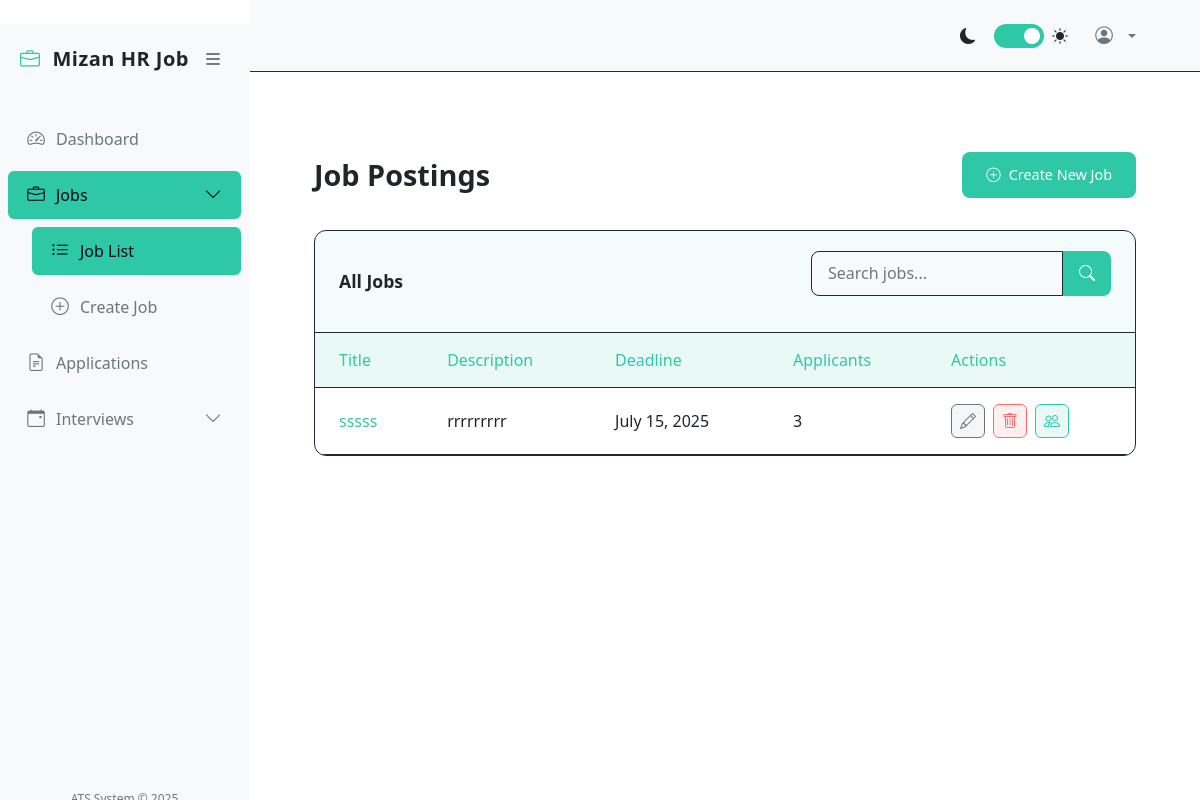
The app's page /jobs/ (signed in) with its own data.
### jobs/models.py (models this page shows, shortened)
class Job(models.Model):
    title = models.CharField(max_length=255)
    description = models.TextField()
    deadline = models.DateField()

### jobs/views.py (the view)
    def wrapper(request, *args, **kwargs):
        if not request.session.get('admin_logged_in'):
            return redirect('jobs:admin_login')
        return view_func(request, *args, **kwargs)

### jobs/views.py (called while the page is built)
def admin_required(view_func):
    def wrapper(request, *args, **kwargs):
        if not request.session.get('admin_logged_in'):
            return redirect('jobs:admin_login')
        return view_func(request, *args, **kwargs)
    return wrapper

@admin_required
def job_list(request):
    jobs = Job.objects.all().order_by('-deadline')
    search_query = request.GET.get('search', '')
    if search_query:
        jobs = jobs.filter(
            Q(title__icontains=search_query) |
            Q(description__icontains=search_query)
        )
    paginator = Paginator(jobs, 10)  # Show 10 jobs per page
    page_number = request.GET.get('page')
    page_obj = paginator.get_page(page_number)
    return render(request, 'jobs/job_list.html', {
        'jobs': page_obj,
        'is_paginated': paginator.num_pages > 1,
        'page_obj': page_obj
    })

### jobs/templates/jobs/job_list.html (shortened to what this page needs)
{% extends 'base.html' %}
{% block content %}
<div class="job-list-container">
    <div class="header-section">
        <h1 class="page-title">Job Postings</h1>
        <a href="{% url 'jobs:job_create' %}" class="btn btn-primary">
            <i class="bi bi-plus-circle"></i> Create New Job
        </a>
    </div>
    <div class="data-card">
        <div class="card-header">
            <h2 class="card-title">All Jobs</h2>
            <form method="get" class="search-form">
                <div style="display: flex;">
                    <input type="text" class="search-input" name="search" placeholder="Search jobs..." value="{{ request.GET.search }}">
                    <button class="search-btn" type="submit">
                        <i class="bi bi-search"></i>
                    </button>
                </div>
            </form>
        </div>
        <div class="card-body">
            {% if jobs %}
                <div class="table-container">
                    <table class="data-table">
                        <thead>
                            <tr>
                                <th>Title</th>
                                <th>Description</th>
                                <th>Deadline</th>
                                <th>Applicants</th>
                                <th>Actions</th>
                            </tr>
                        </thead>
                        <tbody>
                            {% for job in jobs %}
                                <tr>
                                    <td>
                                        <a href="{% url 'jobs:job_applicants' job.pk %}" class="job-link">
                                            {{ job.title }}
                                        </a>
                                    </td>
                                    <td>{{ job.description|truncatechars:50 }}</td>
                                    <td>{{ job.deadline }}</td>
                                    <td>{{ job.applicants.count }}</td>
                                    <td>
                                        <div class="action-buttons">
                                            <a href="{% url 'jobs:job_edit' job.pk %}" class="action-btn edit-btn" title="Edit">
                                                <i class="bi bi-pencil"></i>
                                            </a>
                                            <a href="{% url 'jobs:job_delete' job.pk %}" class="action-btn delete-btn" title="Delete">
                                                <i class="bi bi-trash"></i>
                                            </a>
                                            <a href="{% url 'jobs:job_applicants' job.pk %}" class="action-btn view-btn" title="View Applicants">
                                                <i class="bi bi-people"></i>
                                            </a>
                                        </div>
                                    </td>
                                </tr>
                            {% endfor %}
                        </tbody>
                    </table>
                </div>
            {% else %}
                <div class="empty-state">
                    <p>No jobs found.</p>
                </div>
            {% endif %}
        </div>
    </div>
</div>
{% endblock %}

### jobs/templates/base.html (style rules this page uses)
:root { --bg-primary: #030817; --bg-secondary: #0b1120; --accent-color: #2ec8a6; --text-primary: #f8fafc; --text-secondary: #94a3b8; --sidebar-width: 250px; --navbar-height: 72px; --sidebar-collapsed-width: 80px; }
body { background-color: var(--bg-primary); color: var(--text-primary); font-family: 'Segoe UI', system-ui, -apple-system, sans-serif; }

### jobs/templates/jobs/job_list.html (style rules this page uses)
:root { --bg-primary: #0b1120; --bg-secondary: #0b1120; --accent-color: #2ec8a6; --text-primary: #f8fafc; --text-secondary: #94a3b8; --border-color: #1e293b; --error-color: #ff6b6b; --success-color: #2ec8a6; }
.job-list-container { padding: 2rem; }
.header-section { display: flex; justify-content: space-between; align-items: center; margin-bottom: 2rem; }
.page-title { font-size: 1.8rem; font-weight: 600; color: var(--text-primary); margin: 0; }
.btn { padding: 0.75rem 1.5rem; border-radius: 8px; font-weight: 500; font-size: 0.9rem; transition: all 0.2s ease; cursor: pointer; display: inline-flex; align-items: center; gap: 0.5rem; }
.btn-primary { background-color: var(--accent-color); border: none; color: var(--bg-primary); }
.data-card { background-color: var(--bg-primary); border-radius: 12px; border: 1px solid var(--border-color); overflow: hidden; }
.card-header { display: flex; justify-content: space-between; align-items: center; padding: 1.25rem 1.5rem; background-color: rgba(46, 200, 166, 0.05); border-bottom: 1px solid var(--border-color); }
.card-title { font-size: 1.1rem; font-weight: 600; color: var(--text-primary); margin: 0; }
.search-form { width: 300px; }
.search-input { background-color: var(--bg-secondary); border: 1px solid var(--border-color); color: var(--text-primary); padding: 0.6rem 1rem; border-radius: 8px 0 0 8px; transition: all 0.2s ease; width: 100%; }
.search-btn { background-color: var(--accent-color); border: none; color: var(--bg-primary); padding: 0.6rem 1rem; border-radius: 0 8px 8px 0; transition: all 0.2s ease; }
.table-container { overflow-x: auto; }
.data-table { width: 100%; border-collapse: separate; border-spacing: 0; }
.data-table thead th { background-color: rgba(46, 200, 166, 0.1); color: var(--accent-color); font-weight: 500; padding: 1rem 1.5rem; text-align: left; border-bottom: 1px solid var(--border-color); }
.data-table tbody tr { transition: all 0.2s ease; }
.data-table tbody td { padding: 1rem 1.5rem; border-bottom: 1px solid var(--border-color); color: var(--text-primary); }
.job-link { color: var(--accent-color); text-decoration: none; transition: all 0.2s ease; }
.action-buttons { display: flex; gap: 0.5rem; }
.action-btn { padding: 0.5rem; border-radius: 6px; display: flex; align-items: center; justify-content: center; transition: all 0.2s ease; }
.view-btn { background-color: rgba(46, 200, 166, 0.1); color: var(--accent-color); border: 1px solid var(--accent-color); }
.edit-btn { background-color: rgba(148, 163, 184, 0.1); color: var(--text-secondary); border: 1px solid var(--text-secondary); }
.delete-btn { background-color: rgba(255, 107, 107, 0.1); color: var(--error-color); border: 1px solid var(--error-color); }

### records on screen
Job: title "sssss", description "rrrrrrrrr", deadline "July 15, 2025", applicants.count "3"
